Frame 1 (no input): blank canvas, image omitted
Frame 60 (no input): blank canvas, image omitted
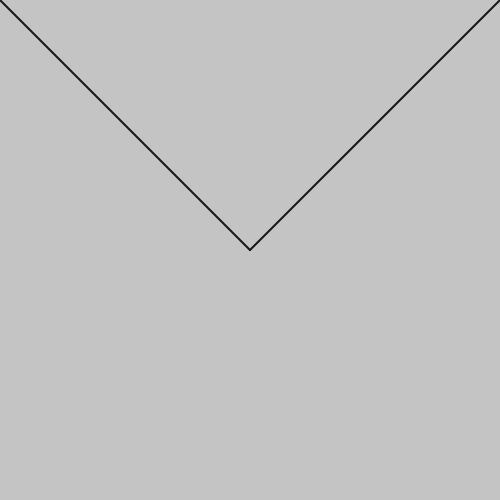
Frame 120 (the mouse pressed at the canvas centre since frame 60)

The p5.js sketch whose frames 1 and 60 were blank and that drew this single picture after the mouse press (run headless with seeded random() and noise() and a simulated clock; from frame 60 on, the mouse is pressed at the canvas centre):

// p5.js sketch
// ── sketch.js
function setup() {
  createCanvas(500, 500);
  background(196);
  // put setup code here
}

function draw() {
  // put drawing code here
  stroke(24);
  strokeWeight(2);
  line(pmouseX, pmouseY, mouseX, mouseY);
  line(width-pmouseX, pmouseY, width-mouseX, mouseY);
}
